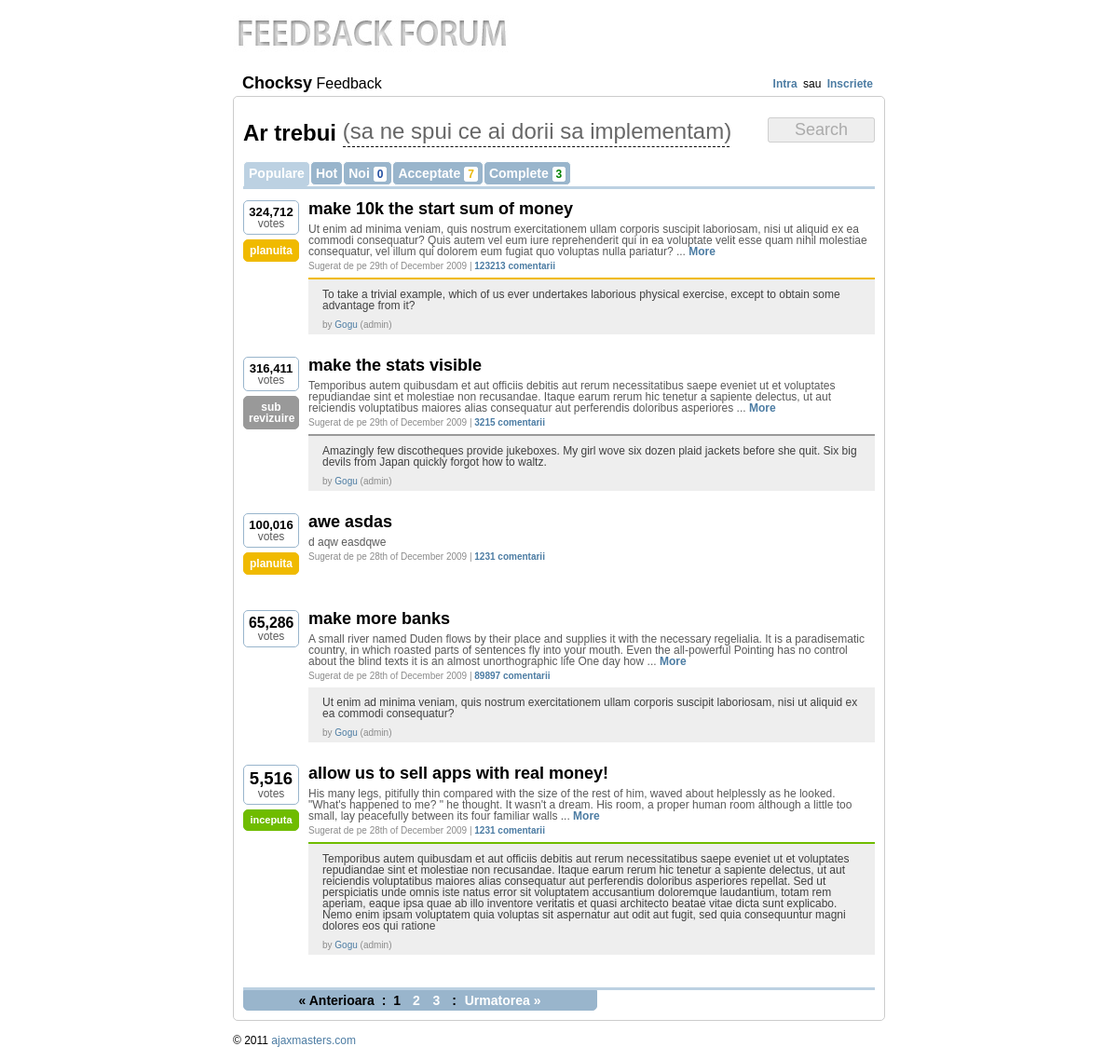
The app's page /, older data.
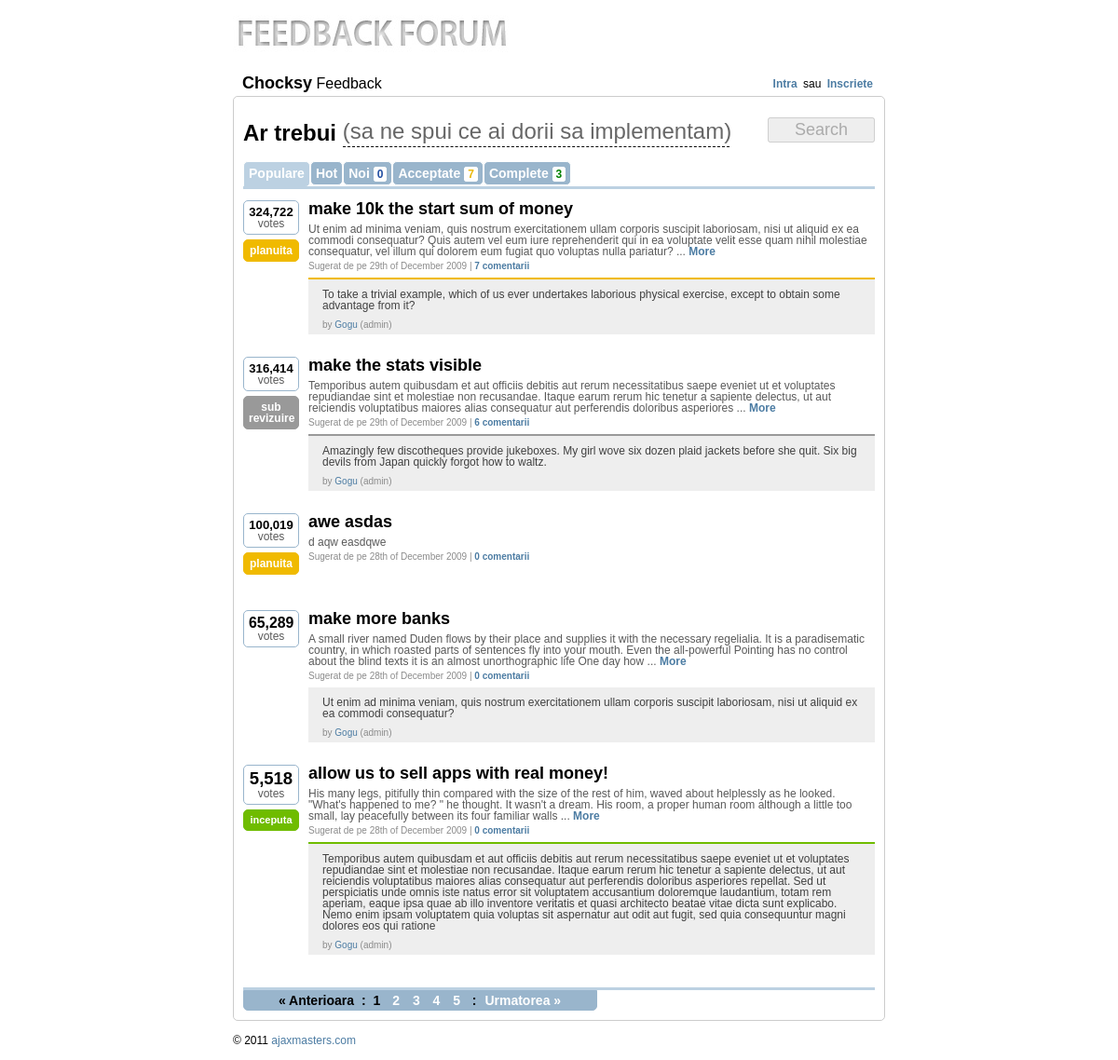
The same page, newer data.
### tables this page shows
CREATE TABLE `feedback_ideas` (
  `id` bigint(20) unsigned NOT NULL AUTO_INCREMENT,
  `idea` varchar(255) NOT NULL,
  `description` longtext NOT NULL,
  `votes` int(11) unsigned NOT NULL DEFAULT '1',
  `comments` int(11) NOT NULL DEFAULT '0',
  `auth_id` bigint(20) unsigned NOT NULL,
  `sub_date` datetime NOT NULL,
  `status` int(1) NOT NULL DEFAULT '0',
  `admin_id` bigint(20) NOT NULL,
  `admin_comment` longtext NOT NULL,
  PRIMARY KEY (`id`),
  FULLTEXT KEY `description` (`idea`,`description`)
);

### includes/class.db.php (called while the page is built, shortened)
<?php
class Conn {
    public $conn;
    var $mysql_username = DB_USERNAME;
    var $mysql_password = DB_PASSWORD;
    var $mysql_host = DB_HOST;
    public function __construct() {
        $this->conn = mysql_connect($this->mysql_host, $this->mysql_username, $this->mysql_password);
    }
    public function db_query($query) {
        $results = mysql_query($query, $this->conn);
        return $results;
    }
}
?>

### includes/paginator.class.php (called while the page is built, shortened)
<?php
class Paginator {
    var $SQL;
    var $itemsPerPage;
    var $db;
    function __construct() {
        $this->db = new Conn();
    }
    function setSQL($sql) {
        $this->SQL = trim($sql);
    }
    function setItemsPerPage($num) {
        $this->isValidNumber($num) ? $this->itemsPerPage = $num : die("setItemsPerPage() only accept non-zero, positive number.");
    }
    function getPageNumber($page_num) {
        $endItem = $this->itemsPerPage;
        $startItem = ($this->itemsPerPage * ($page_num - 1));
        $limit_sql = " LIMIT $startItem , $endItem";
        $final_SQL = $this->SQL . $limit_sql;
        $q = $this->db->db_query($final_SQL);
        return $q;
    }
    function isValidNumber($n) {
        return (is_numeric($n) && ($n > 0));
    }
}
?>

### includes/app_top.php (called while the page is built, shortened)
<?
include('configure.php');
include('class.db.php');
include('functions.php');
include('paginator.class.php');
include('session.class.php');
$func=new func();
?>

### includes/session.class.php (called while the page is built, shortened)
<?php
class session
{
	static function check()
	{
		if (config::session_timeout == 0)
        {
			return (isset($_SESSION['ss_fprint'])
                && $_SESSION['ss_fprint'] == self::_Fingerprint() && !empty($_SERVER['HTTP_REFERER'])
                && ($_SERVER['HTTP_REFERER'] != '' ? (strpos($_SERVER['HTTP_REFERER'], $_SERVER['HTTP_HOST']) !== false ? true : false) : true));
		}
	}
}
?>

### includes/configure.php (called while the page is built, shortened)
<?php
class config {
    var $local_base = 'http://localhost/feedbacker/';
    var $online_base = 'http://ajaxmasters.com/development/feedback-forum/';
    function __construct() {
        if ($_SERVER['SERVER_ADDR'] == '127.0.0.1') {
            $this->HTTP_SERVER_BASE = $this->local_base;
        } else {
            $this->HTTP_SERVER_BASE = $this->online_base;
            $this->HTTP_SERVER_BASE_JAVA = $this->online_base;
        }
    }
}
$conf = new config;
?>

### pages/pages.php (the view, shortened to what the rows shown need)
<?php
if (!isset($_GET['tab']))
    $tab = 'popular';
else
    $tab=$_GET['tab'];
if (!isset($_GET['page']))
    $page = 1;
else
    $page=$_GET['page'];
switch ($tab) {
    case'popular':
        $order = ' ORDER BY votes DESC';
        $selu = "status IN('0','1','2','3')";
        break;
}
$voted_ideas = array();
$p = new Paginator();
$p->setSQL("SELECT * FROM feedback_ideas WHERE " . $selu . "" . $order);
$p->setItemsPerPage($conf->IDEAS_PER_PAGE);
$result_resources = $p->getPageNumber($page);
while ($info = mysql_fetch_array($result_resources)) {
    $ideas[] = $info;
}
?>
<br clear="all"/>
<br clear="all"/>
<div id="init_results">
    <br clear="all"/>
    <br clear="all"/>
    <?
    if (!empty($ideas)) {
        foreach ($ideas as $idea) {
            ?>
            <div id="idea_<?= $idea['id'] ?>" class="idea_container">
                <div class="votes">
                    <div id="nr_votes_<?= $idea['id'] ?>" class="nr_votes <?= ($idea['status'] == 4 || $func->checkVoted($idea['id'], $voted_ideas)) ? 'full' : '' ?>">
                        <?= $func->dynamicFont(number_format($idea['votes'], 0, '', ','), 32) ?><br/>
                        votes<br/>
                    </div>
                    <? if ($idea['status'] != 0) { ?>
                        <div id="status_<?= $idea['id'] ?>" class="nr_votes <?= $func->giveStatus($idea['status'], 'class') ?>"><?= $func->giveStatus($idea['status'], 'text') ?></div>
                    <? } ?>
                </div>
                <div class="idea">
                    <div class="title nomrg"><a href="<?= $conf->HTTP_SERVER_BASE ?>idea/<?= $idea['id'] ?>-<?= $func->makeTitle($idea['idea']) ?>"><b><?= $idea['idea'] ?></b></a></div>
                    <div class="auth_desc">
                        <?= $func->shortString($idea['description'], 300, ' ...  <a href="' . $conf->HTTP_SERVER_BASE . 'idea/' . $idea['id'] . '-' . $func->makeTitle($idea['idea']) . '"><b>More</b></a>') ?>
                    </div>
                    <div class="auth_inf">
                        Sugerat de <?= $func->giveAuthor($idea['auth_id']) ?> pe <?=date('jS \o\f F Y',strtotime($idea['sub_date']))?> | <a href="<?= $conf->HTTP_SERVER_BASE ?>idea/<?= $idea['id'] ?>-<?= $func->makeTitle($idea['idea']) ?>"><b>
                                <?= $func->giveComments($idea['comments']) ?></b></a>
                    </div>
                    <? if (!empty($idea['admin_comment'])) { ?>
                        <div class="admin_comment">
                            <div id="com_status_<?= $idea['id'] ?>" class="ad_<?= $func->giveStatus($idea['status'], 'class') ?>"></div>
                            <div class="ad_comment">
                                <?= $idea['admin_comment'] ?>
                            </div>
                            <div class="auth_inf">
                                by <a href="">Gogu</a> (admin)
                            </div>
                        </div>
                    <? } ?>
                </div>
            </div>
            <br clear="all"/><br/><br/>
        <? } ?>
        <br clear="all"/>
            <?
    } else {
        ?>
        <div class="not_found"> Nu exista rezultate!</div>
    <? } ?>
</div>

### includes/functions.php (shortened to what the rows shown need)
<?php
class func {
    function dynamicFont($text, $max_font) {
        $txt_leng = strlen($text);
        if ($txt_leng < 9) {
            $html = '<b style="font-size:' . ($max_font - ($txt_leng * 2.7)) . 'px">' . $text . '</b>';
        } else {
            $html = '<b style="font-size:9px">' . $text . '</b>';
        }
        return $html;
    }
    function giveStatus($id, $type) {
        switch ($id) {
            case '1':
                $status['text'] = 'sub revizuire';
                $status['class'] = 'review';
                break;
            case '2':
                $status['text'] = 'planuita';
                $status['class'] = 'planned';
                break;
            case '3':
                $status['text'] = 'inceputa';
                $status['class'] = 'started';
                break;
            default:
                $status['text'] = '';
                $status['class'] = '';
                break;
        }
        return $status[$type];
    }
    function giveComments($nr) {
        if ($nr != 1) {
            $text = $nr . ' comentarii';
        } else {
            $text = $nr . ' comentariu';
        }
        return $text;
    }
    function makeTitle($text) {
        $text = strtolower(trim($text));
        $code_entities_match = array(' ', '--', '&quot;', '!', '@', '#', '$', '%', '^', '&', '*', '(', ')', '_', '+', '{', '}', '|', ':', '"', '<', '>', '?', '[', ']', '\\', ';', "'", ',', '.', '/', '*', '+', '~', '`', '=');
        $code_entities_replace = array('-', '-', '', '', '', '', '', '', '', '', '', '', '', '', '', '', '', '', '', '', '', '', '', '', '', '');
        $text = str_replace($code_entities_match, $code_entities_replace, $text);
        return $text;
    }
    function shortString($string, $length, $replacer=' ...') {
        if (strlen($string) > $length)
            return (preg_match('/^(.*)\W.*$/', substr($string, 0, $length + 1), $matches) ? $matches[1] : substr($string, 0, $length)) . $replacer;
        return $string;
    }
    function array_search_r($needle, $haystack) {
        return 0;
    }
    function checkVoted($idea_id, $voted_ideas) {
        if ($this->array_search_r($idea_id, $voted_ideas) || !Session::check())
            return true;
        else
            return false;
    }
}
?>

Row changes from the older to the newer data that the page shows:
changed feedback_ideas "make 10k the start sum of money": text "324,712" → "324,722"; comments "123213 comentarii" → "7 comentarii"
changed feedback_ideas "make the stats visible": text "316,411" → "316,414"; comments "3215 comentarii" → "6 comentarii"
changed feedback_ideas "awe asdas": text "100,016" → "100,019"; comments "1231 comentarii" → "0 comentarii"
changed feedback_ideas "make more banks": text "65,286" → "65,289"; comments "89897 comentarii" → "0 comentarii"
changed feedback_ideas "allow us to sell apps with real money!": text "5,516" → "5,518"; comments "1231 comentarii" → "0 comentarii"
Text that changed along with them:
new list line: "4"
new list line: "5"
